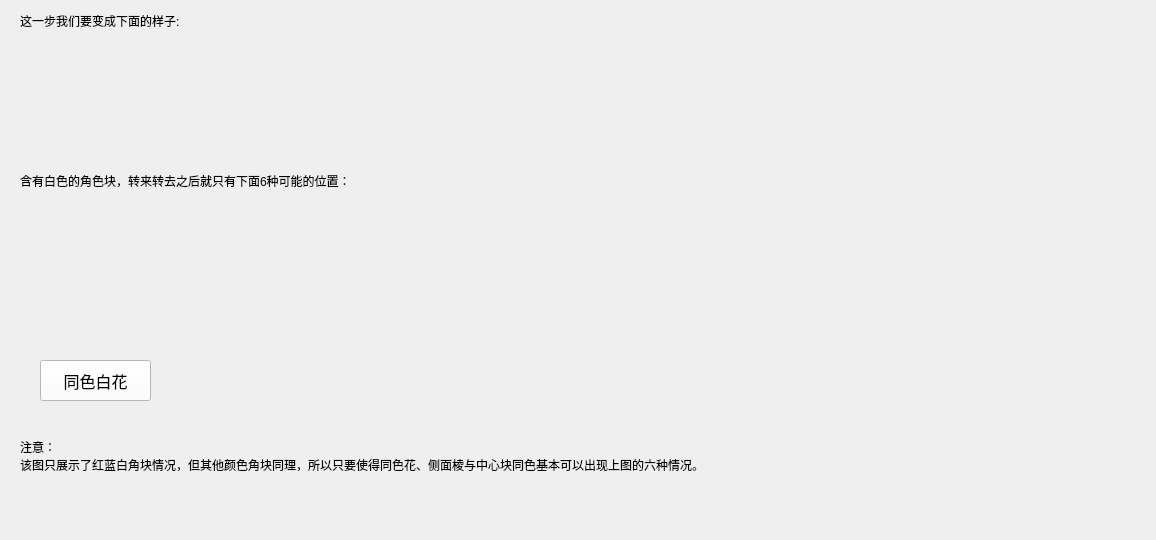
          <widget class="QWidget" name="step2_page1">
           <property name="geometry">
            <rect>
             <x>0</x>
             <y>0</y>
             <width>1156</width>
             <height>540</height>
            </rect>
           </property>
           <attribute name="label">
            <string>情景再现 &lt;---</string>
           </attribute>
           <widget class="QLabel" name="step2_page1_label1">
            <property name="geometry">
             <rect>
              <x>20</x>
              <y>10</y>
              <width>161</width>
              <height>21</height>
             </rect>
            </property>
            <property name="font">
             <font>
              <pointsize>9</pointsize>
              <weight>50</weight>
              <bold>false</bold>
             </font>
            </property>
            <property name="styleSheet">
             <string notr="true">border-image: url(:/qrc/bai.JPG);</string>
            </property>
            <property name="text">
             <string>这一步我们要变成下面的样子: </string>
            </property>
           </widget>
           <widget class="QLabel" name="step2_page1_label2">
            <property name="geometry">
             <rect>
              <x>40</x>
              <y>40</y>
              <width>111</width>
              <height>111</height>
             </rect>
            </property>
            <property name="text">
             <string/>
            </property>
            <property name="pixmap">
             <pixmap resource="resources.qrc">:/qrc/2.jpg</pixmap>
            </property>
            <property name="scaledContents">
             <bool>true</bool>
            </property>
           </widget>
           <widget class="QLabel" name="step2_page1_label5">
            <property name="geometry">
             <rect>
              <x>20</x>
              <y>440</y>
              <width>681</width>
              <height>31</height>
             </rect>
            </property>
            <property name="font">
             <font>
              <pointsize>9</pointsize>
              <weight>50</weight>
              <bold>false</bold>
             </font>
            </property>
            <property name="styleSheet">
             <string notr="true">border-image: url(:/qrc/bai.JPG);</string>
            </property>
            <property name="text">
             <string>注意：
该图只展示了红蓝白角块情况，但其他颜色角块同理，所以只要使得同色花、侧面棱与中心块同色基本可以出现上图的六种情况。</string>
            </property>
           </widget>
           <widget class="QPushButton" name="btn_2_1">
            <property name="geometry">
             <rect>
              <x>40</x>
              <y>360</y>
              <width>111</width>
              <height>41</height>
             </rect>
            </property>
            <property name="font">
             <font>
              <pointsize>12</pointsize>
             </font>
            </property>
            <property name="styleSheet">
             <string notr="true">background-color: rgb(255, 255, 255);</string>
            </property>
            <property name="text">
             <string>同色白花</string>
            </property>
           </widget>
           <widget class="QLabel" name="step2_page1_label4">
            <property name="geometry">
             <rect>
              <x>40</x>
              <y>200</y>
              <width>263</width>
              <height>147</height>
             </rect>
            </property>
            <property name="text">
             <string/>
            </property>
            <property name="pixmap">
             <pixmap resource="resources.qrc">:/qrc/2-1.jpg</pixmap>
            </property>
            <property name="scaledContents">
             <bool>true</bool>
            </property>
           </widget>
           <widget class="QLabel" name="step2_page1_label1_3">
            <property name="geometry">
             <rect>
              <x>20</x>
              <y>170</y>
              <width>331</width>
              <height>21</height>
             </rect>
            </property>
            <property name="font">
             <font>
              <pointsize>9</pointsize>
              <weight>50</weight>
              <bold>false</bold>
             </font>
            </property>
            <property name="styleSheet">
             <string notr="true">border-image: url(:/qrc/bai.JPG);</string>
            </property>
            <property name="text">
             <string>含有白色的角色块，转来转去之后就只有下面6种可能的位置：</string>
            </property>
           </widget>
          </widget>
